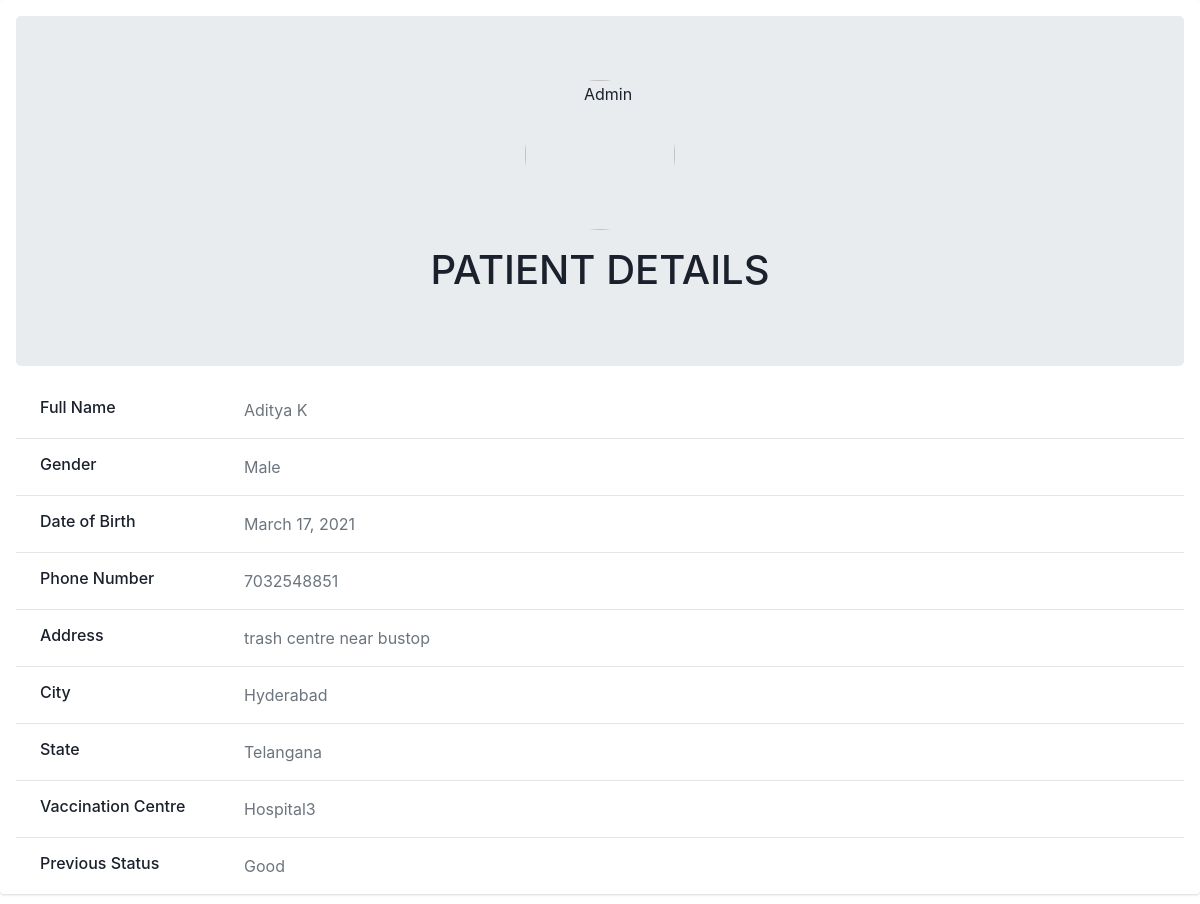
Before: /vc/report/showpatient/1/ (signed in) with the older database file.
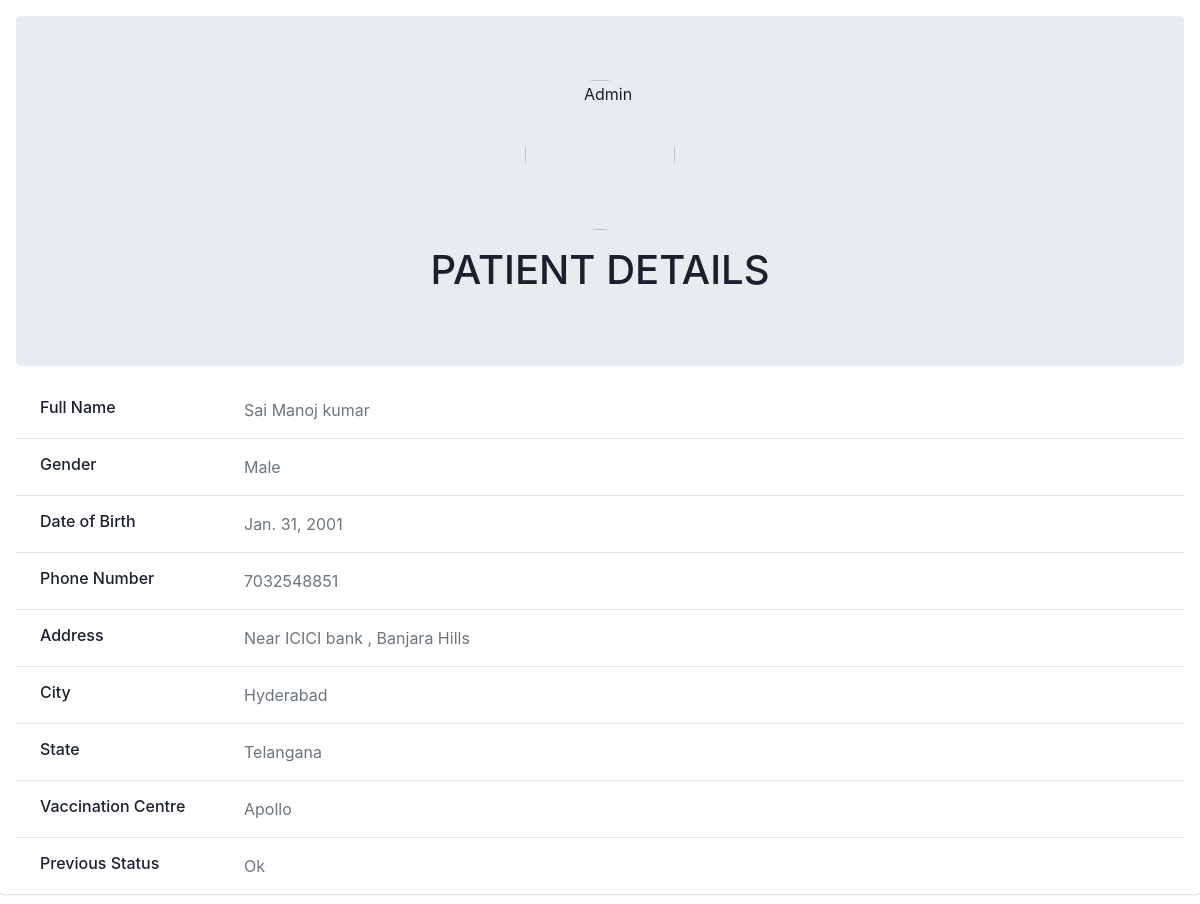
After: the same page with the newer database file.
### C19V/models.py (models this page shows, shortened)
class VaccinatedPerson(models.Model):
    GENDER_CHOICES = (('M','Male'),('F','Female'))
    user = models.OneToOneField(User,on_delete=CASCADE)
    name = models.CharField(max_length=50,null=True)
    gender = models.CharField(max_length=1,choices=GENDER_CHOICES,null=True)
    dob = models.DateField(null=True)
    phone_no =models.CharField(max_length=10,null=True)
    address = models.TextField(max_length=128,null=True)
    city = models.CharField(max_length=50,null=True)
    state = models.CharField(max_length=50,null=True)
    date_created = models.DateTimeField(auto_now_add=True)
    centre = models.CharField(max_length=50,null=True) # TestCentre's name

class Status(models.Model):
    STATUS = (('Good','Feeling good'),('Ok','Feeling somewhat good'),('Bad','Feeling Bad'))
    status = models.CharField(max_length=4,choices=STATUS)
    person = models.ForeignKey(VaccinatedPerson,on_delete=models.CASCADE)
    date = models.DateField(auto_now_add=True)
    time = models.TimeField(auto_now_add=True)

### C19V/views.py (the view)
# urls.py: path('vc/report/showpatient/<str:pk>/',views.show,name='show_patient'),                     # to show a particular vaccination person details
@decorators.VC_required(login_url='loginvc')
def show(request,pk):
   person = models.VaccinatedPerson.objects.get(id=pk)
   status = models.Status.objects.filter(person=person).last()
   context={'person':person ,'status':status}
   return render(request,'showpatient.html',context)

### C19V/templates/showpatient.html (shortened to what this page needs)
{% load static %}
<link rel="stylesheet" href="https://stackpath.bootstrapcdn.com/bootstrap/4.3.1/css/bootstrap.min.css">
<link rel="stylesheet" type="text/css" href="{% static '/css/patient_home.css'%}">
<centre>
    <div class="container-md-8">
      <div class="card mb-3">
        <div class="card-body">
          <div class="jumbotron align-items-center text-center">
            <img src="https://bootdey.com/img/Content/avatar/avatar7.png" alt="Admin" class="rounded-circle" width="150">
            <div class="mt-3">
              <h1>PATIENT DETAILS</h1>
            </div>
          </div>
          <div class="row">
            <div class="col-sm-3">
              <h6 class="mb-0 pl-4">Full Name</h6>
            </div>
            <div class="col-sm-9 pl-4 text-secondary">
              {{ person.name }}
            </div>
          </div>
          <hr>
          <div class="row">
            <div class="col-sm-3">
              <h6 class="mb-0 pl-4">Gender</h6>
            </div>
            <div class="col-sm-9 pl-4 text-secondary">
              {% if person.gender == 'M' %}
                Male
              {% else %}
                Female
              {% endif %}
            </div>
          </div>
          <hr>
          <div class="row">
            <div class="col-sm-3">
              <h6 class="mb-0 pl-4">Date of Birth</h6>
            </div>
            <div class="col-sm-9 pl-4 text-secondary">
              {{person.dob | date}}
            </div>
          </div>
          <hr>
          <div class="row">
            <div class="col-sm-3">
              <h6 class="mb-0 pl-4">Phone Number</h6>
            </div>
            <div class="col-sm-9 pl-4 text-secondary">
              {{person.phone_no}}
            </div>
          </div>
          <hr>
          <div class="row">
            <div class="col-sm-3">
              <h6 class="mb-0 pl-4">Address</h6>
            </div>
            <div class="col-sm-9 pl-4 text-secondary">
              {{person.address}}
            </div>
          </div>
          <hr>
          <div class="row">
            <div class="col-sm-3">
              <h6 class="mb-0 pl-4">City</h6>
            </div>
            <div class="col-sm-9 pl-4 text-secondary">
              {{person.city}}
            </div>
          </div>
          <hr>
          <div class="row">
            <div class="col-sm-3">
              <h6 class="mb-0 pl-4">State</h6>
            </div>
            <div class="col-sm-9 pl-4 text-secondary">
              {{ person.state }}
            </div>
          </div>
          <hr>
          <div class="row">
            <div class="col-sm-3">
              <h6 class="mb-0 pl-4">Vaccination Centre</h6>
            </div>
            <div class="col-sm-9 pl-4 text-secondary">
              {{ person.centre }}
            </div>
          </div>
          <hr>
          <div class="row">
            <div class="col-sm-3">
              <h6 class="mb-0 pl-4">Previous Status</h6>
            </div>
            <div class="col-sm-9 pl-4 text-secondary">
              {{status.status}}
            </div>
          </div>
        </div>
      </div>
    </div>
  </centre>

Changed rows visible on the page:
no longer on this page (row edited): Status: status "Good"
changed VaccinatedPerson "Hyderabad": name "Aditya K" → "Sai Manoj kumar"; dob "March 17, 2021" → "Jan. 31, 2001"; address "trash centre near bustop" → "Near ICICI bank , Banjara Hills"; centre "Hospital3" → "Apollo"
now on this page (row edited): Status: status "Ok"
